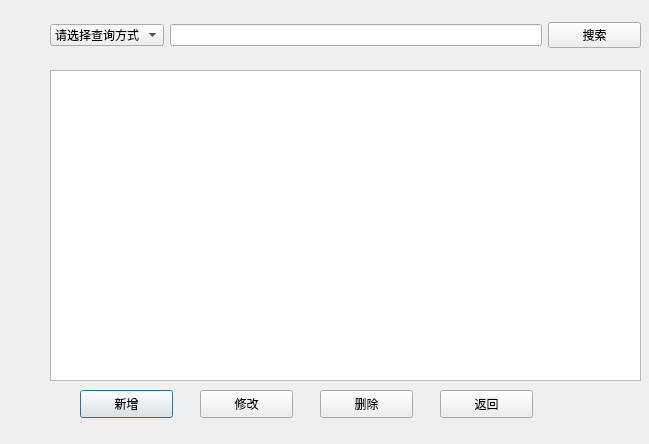
<?xml version="1.0" encoding="UTF-8"?>
<ui version="4.0">
 <class>booklistDlg</class>
 <widget class="QDialog" name="booklistDlg">
  <property name="geometry">
   <rect>
    <x>0</x>
    <y>0</y>
    <width>649</width>
    <height>444</height>
   </rect>
  </property>
  <property name="windowTitle">
   <string>Dialog</string>
  </property>
  <widget class="QTableView" name="tableView">
   <property name="geometry">
    <rect>
     <x>50</x>
     <y>70</y>
     <width>591</width>
     <height>311</height>
    </rect>
   </property>
  </widget>
  <widget class="QPushButton" name="add">
   <property name="geometry">
    <rect>
     <x>80</x>
     <y>390</y>
     <width>93</width>
     <height>28</height>
    </rect>
   </property>
   <property name="text">
    <string>新增</string>
   </property>
  </widget>
  <widget class="QPushButton" name="reviseBtn">
   <property name="geometry">
    <rect>
     <x>200</x>
     <y>390</y>
     <width>93</width>
     <height>28</height>
    </rect>
   </property>
   <property name="text">
    <string>修改</string>
   </property>
  </widget>
  <widget class="QPushButton" name="deleteBtn">
   <property name="geometry">
    <rect>
     <x>320</x>
     <y>390</y>
     <width>93</width>
     <height>28</height>
    </rect>
   </property>
   <property name="text">
    <string>删除</string>
   </property>
  </widget>
  <widget class="QPushButton" name="returnBtn">
   <property name="geometry">
    <rect>
     <x>440</x>
     <y>390</y>
     <width>93</width>
     <height>28</height>
    </rect>
   </property>
   <property name="text">
    <string>返回</string>
   </property>
  </widget>
  <widget class="QWidget" name="">
   <property name="geometry">
    <rect>
     <x>50</x>
     <y>20</y>
     <width>591</width>
     <height>30</height>
    </rect>
   </property>
   <layout class="QHBoxLayout" name="horizontalLayout" stretch="2,8,2">
    <item>
     <widget class="QComboBox" name="cbb_method">
      <item>
       <property name="text">
        <string>请选择查询方式</string>
       </property>
      </item>
      <item>
       <property name="text">
        <string>按书名查询</string>
       </property>
      </item>
      <item>
       <property name="text">
        <string>按作者查询</string>
       </property>
      </item>
      <item>
       <property name="text">
        <string>按编号查询</string>
       </property>
      </item>
     </widget>
    </item>
    <item>
     <widget class="QLineEdit" name="le_cnt"/>
    </item>
    <item>
     <widget class="QPushButton" name="btn_search">
      <property name="text">
       <string>搜索</string>
      </property>
     </widget>
    </item>
   </layout>
  </widget>
 </widget>
 <resources/>
 <connections/>
</ui>
